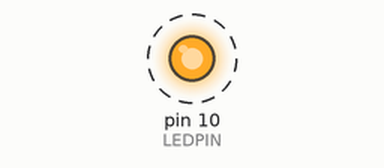
Recording of a sketch running on a simulated Arduino Uno, built with avr-gcc and run on an emulated ATmega328P. On the bench: output pins drawn as LEDs (lit = HIGH). Dashed ring = blinking.

Above: at 0.5 s.
Timing chart, 0 to 4.6 s (numbered marks = the images above):
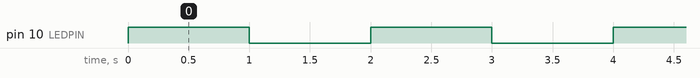

Measured:
- by itself, pin 10 (LEDPIN): alternates HIGH for 1.0 s and LOW for 1.0 s

The sketch:

blink.ino
```cpp
/*
 * Blink
 *
 * Flashes an LED.
 */

// Define what pin we'll be using for the LED.
#define LEDPIN 10

// This function runs initially, when the Arduino starts
void setup() {
	// Set the pin as an output
	pinMode(LEDPIN, OUTPUT); // It can be set as either OUTPUT/INPUT.
}

// This code runs forever, in a loop.
void loop() {
	// Turns on the pin
	digitalWrite(LEDPIN, HIGH); // It can be set to HIGH (on) or LOW (off)
	delay(1000); // Waits for 1000 milliseconds - one second.
	digitalWrite(LEDPIN, LOW); // Turns off the pin
	delay(1000);
	// After the delay, since the loop() runs repeatedly, the LED will turn on again.
}
```
